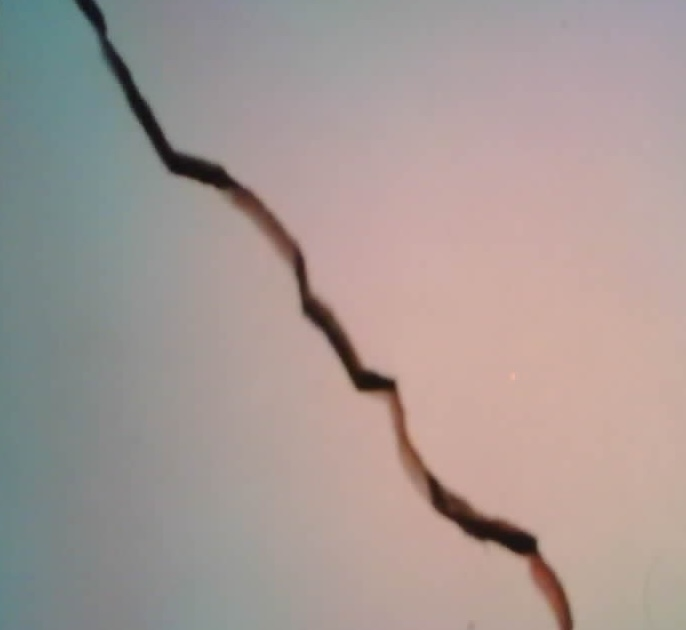
#> input picture sample/1.jpg, 686 x 630 px
$ python -i canny.py   (imports and definitions only)
#> lines starting #> are read from the running program, lines starting #| are printed output that depends on the picture; after the words box and inside, x2 and y2 are one past the last pixel; in counts of white or black regions, pixels touching at a corner belong together
import numpy as np
import matplotlib.pyplot as plt
from scipy.ndimage import convolve, gaussian_filter
from skimage import io, color
from skimage.measure import label, regionprops


def normalize(img):
    """Normalize the image to range [0, 1]."""
    return (img - img.min()) / (img.max() - img.min())

def sobel_filter(img, direction):
    """Apply Sobel filter in the given direction ('x' or 'y')."""
    Gx = np.array([[-1, 0, 1], [-2, 0, 2], [-1, 0, 1]], dtype=np.float32)
    Gy = np.array([[1, 2, 1], [0, 0, 0], [-1, -2, -1]], dtype=np.float32)
    kernel = Gx if direction == 'x' else Gy

    if img.ndim == 3:  # If the image has 3 channels (e.g., RGB), process each separately
        filtered = np.zeros_like(img, dtype=np.float32)
        for i in range(img.shape[2]):
            filtered[..., i] = convolve(img[..., i], kernel)
        return filtered
    else:  # For grayscale images
        return convolve(img, kernel)

def non_maximum_suppression(magnitude, gradient):
    """Perform non-maximum suppression."""
    M, N = magnitude.shape
    nms = np.zeros((M, N), dtype=np.float32)
    angle = gradient * 180.0 / np.pi  # Convert to degrees
    angle[angle < 0] += 180

    for i in range(1, M - 1):
        for j in range(1, N - 1):
            try:
                q = 255
                r = 255

                # Angle 0
                if (0 <= angle[i, j] < 22.5) or (157.5 <= angle[i, j] <= 180):
                    q = magnitude[i, j + 1]
                    r = magnitude[i, j - 1]
                # Angle 45
                elif 22.5 <= angle[i, j] < 67.5:
                    q = magnitude[i + 1, j - 1]
                    r = magnitude[i - 1, j + 1]
                # Angle 90
                elif 67.5 <= angle[i, j] < 112.5:
                    q = magnitude[i + 1, j]
                    r = magnitude[i - 1, j]
                # Angle 135
                elif 112.5 <= angle[i, j] < 157.5:
                    q = magnitude[i - 1, j - 1]
                    r = magnitude[i + 1, j + 1]

                if magnitude[i, j] >= q and magnitude[i, j] >= r:
                    nms[i, j] = magnitude[i, j]
                else:
                    nms[i, j] = 0

            except IndexError as e:
                pass
    return nms


def edge_detection(img):

    if img.ndim == 3:  # If RGB, convert to grayscale
        img = color.rgb2gray(img)
    img = normalize(img)

    # Apply Gaussian smoothing
    img_smoothed = gaussian_filter(img, sigma=1)

    # Compute Sobel gradients
    Gx = sobel_filter(img_smoothed, 'x')
    Gy = sobel_filter(img_smoothed, 'y')

    # Compute gradient magnitude and direction
    magnitude = np.sqrt(Gx**2 + Gy**2)
    magnitude = normalize(magnitude)  # Normalize the gradient magnitude
    gradient = np.arctan2(Gy, Gx)

    # Apply Non-Maximum Suppression
    nms = non_maximum_suppression(magnitude, gradient)

    # Apply thresholding
    threshold = 0.2  # Adjust as needed
    edges = np.zeros_like(nms)
    edges[nms >= threshold] = 1

    # Find connected components to identify potential crack regions
    labeled_edges = label(edges)
    regions = regionprops(labeled_edges)

    crack_edges = np.zeros_like(edges)

    for region in regions:
        # For cracks, we expect the edges to be narrow, elongated, and relatively close together.
        if region.area > 50:  # Ignore small isolated edges
            if region.eccentricity > 0.8:  # Cracks tend to have higher eccentricity (elongated shape)
                crack_edges[labeled_edges == region.label] = 1

    return crack_edges

>>> import cv2
>>> picture = cv2.cvtColor(cv2.imread('../../sample/1.jpg'), cv2.COLOR_BGR2RGB)
>>> result = edge_detection(picture)
#> in edge_detection, `img = color.rgb2gray(img)`:
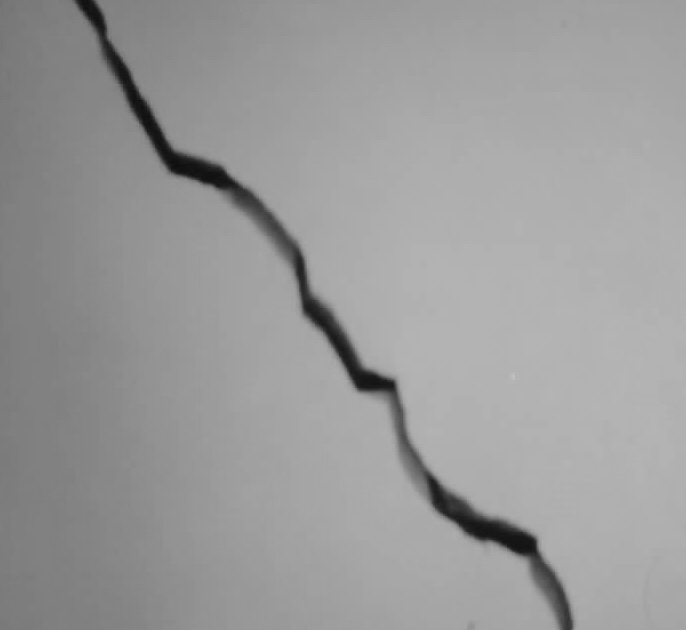
#> img: shape (630, 686) float64; min 0.0529, max 0.76, mean 0.609
#> in normalize, `return (img - img.min()) / (img.max() - img.min())`:
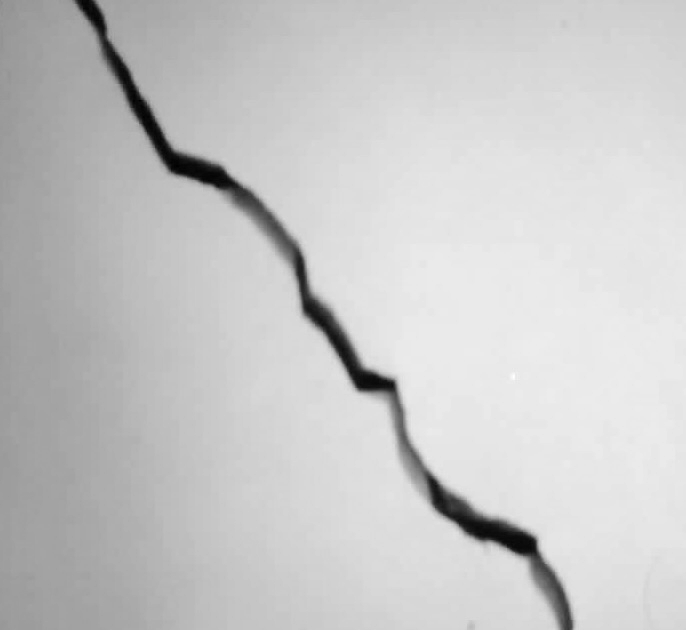
#> returned value: shape (630, 686) float64; min 0, max 1, mean 0.786
#> call 2 of sobel_filter, with direction = 'y'
#> in sobel_filter (call 2), `return convolve(img, kernel)`:
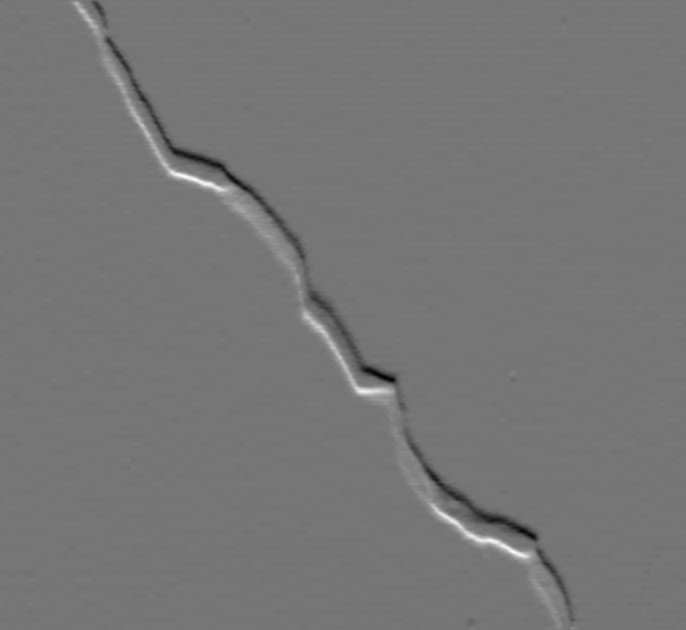
#> returned value: shape (630, 686) float64; min -0.884, max 1.02, mean 0.000506; drawn with min black and max white
#> in edge_detection, `gradient = np.arctan2(Gy, Gx)`:
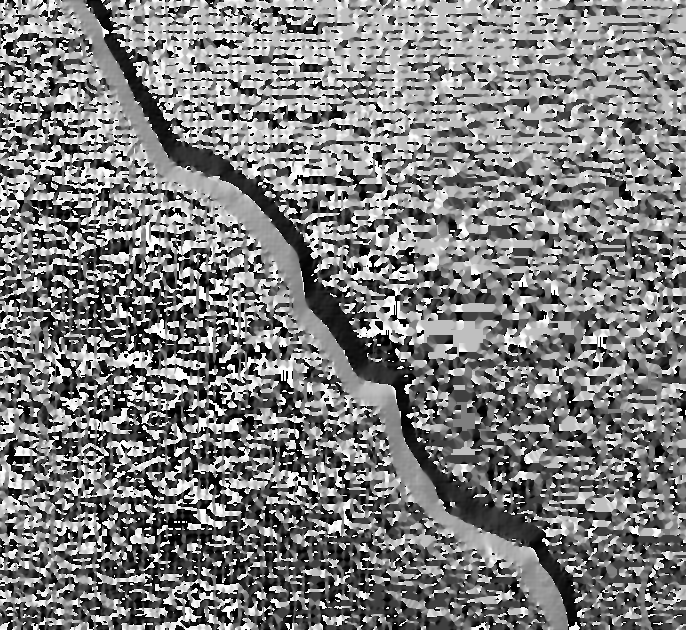
#> gradient: shape (630, 686) float64; min -3.14, max 3.14, mean -0.0274; drawn with min black and max white
#> in non_maximum_suppression, `angle[angle < 0] += 180`:
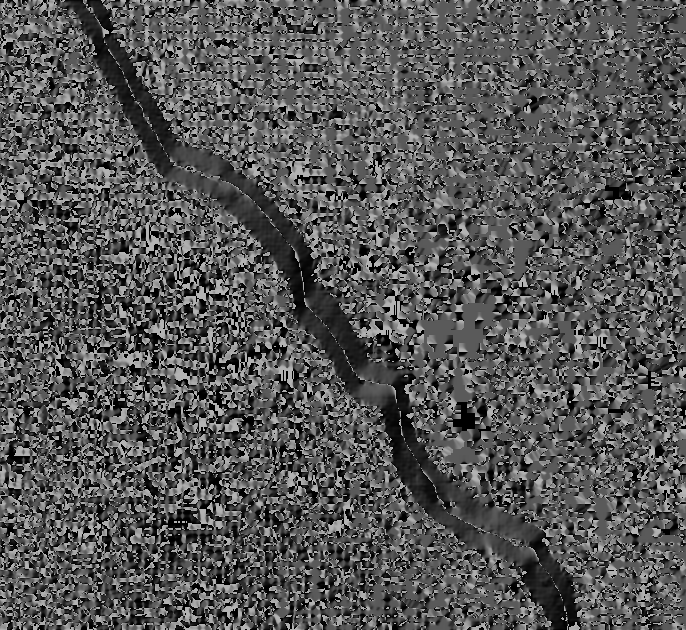
#> angle: shape (630, 686) float64; min 0, max 180, mean 86.1
#> after the loop in non_maximum_suppression, `for i in range(1, M - 1):`:
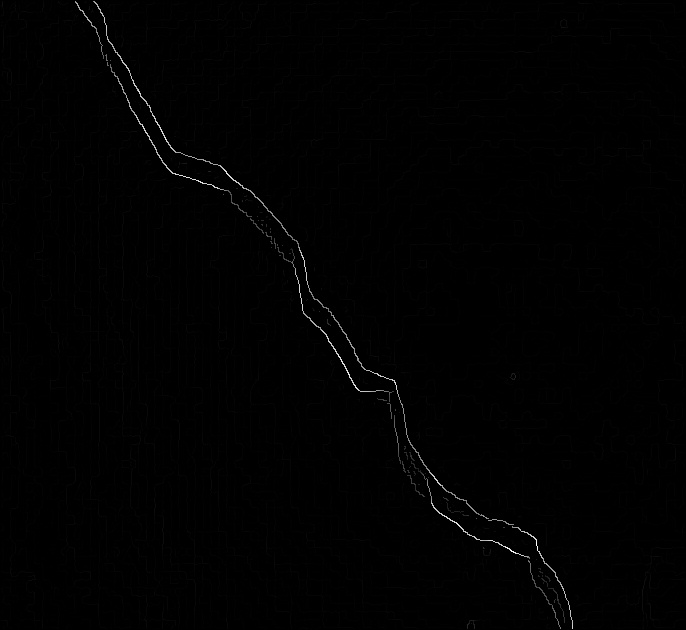
#> nms: shape (630, 686) float32; min 0, max 1, mean 0.00529
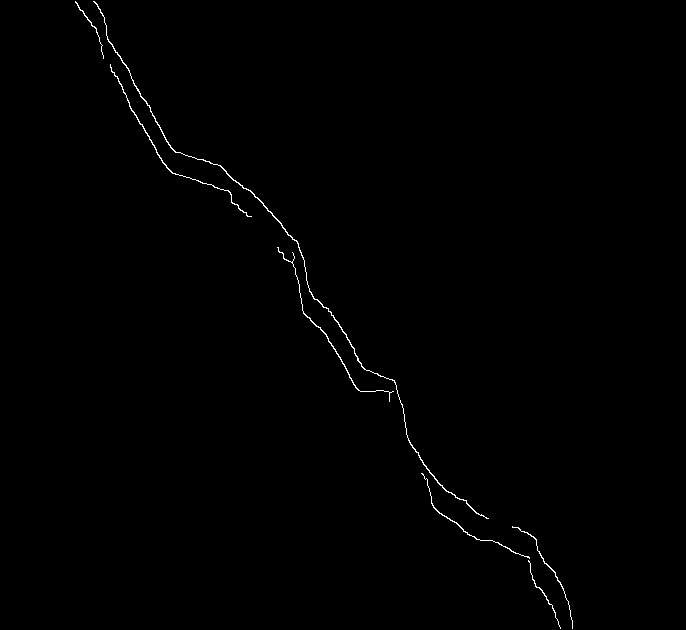
#> result: shape (630, 686) float32; values 0 (black) and 1 (white), 0.45% white in thin lines or dots, all inside (x1, y1, x2, y2) = (75, 1, 573, 629)

$ run again, on sample/2.jpg
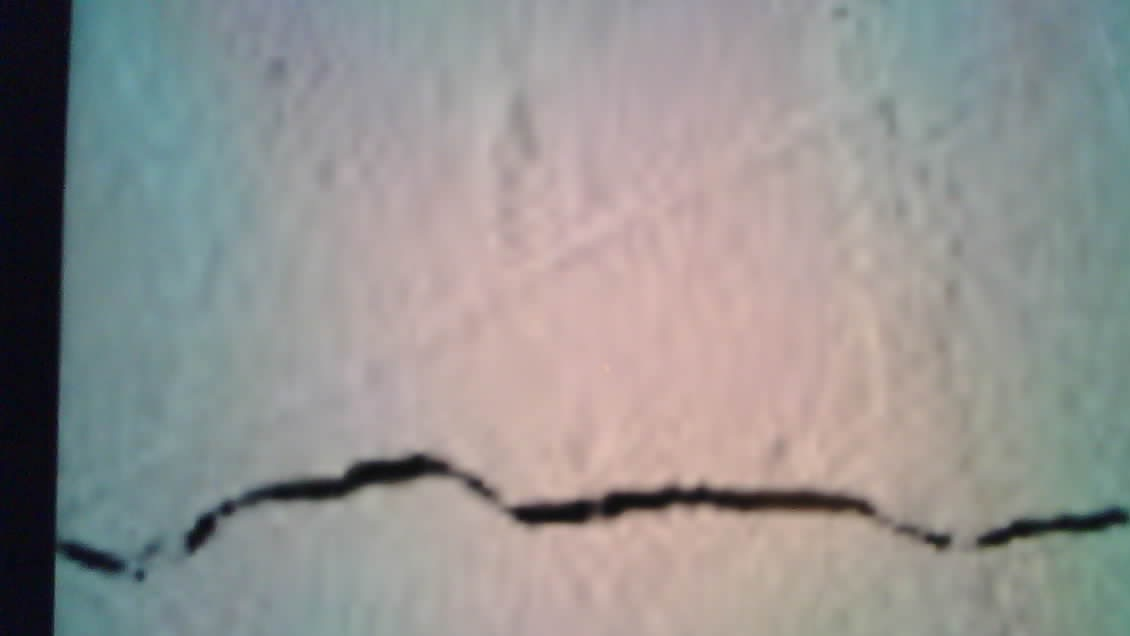
#> input picture sample/2.jpg, 1130 x 636 px
#> in non_maximum_suppression, `angle[angle < 0] += 180`:
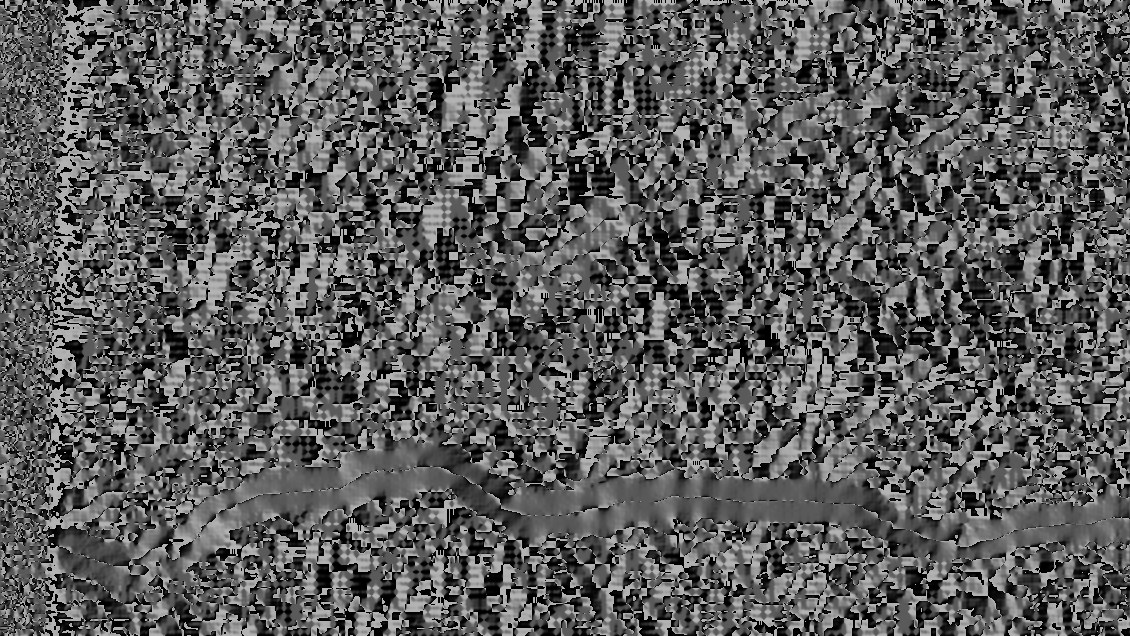
#> angle: shape (636, 1130) float64; min 0, max 180, mean 91.8
#> `result = edge_detection(picture)`:
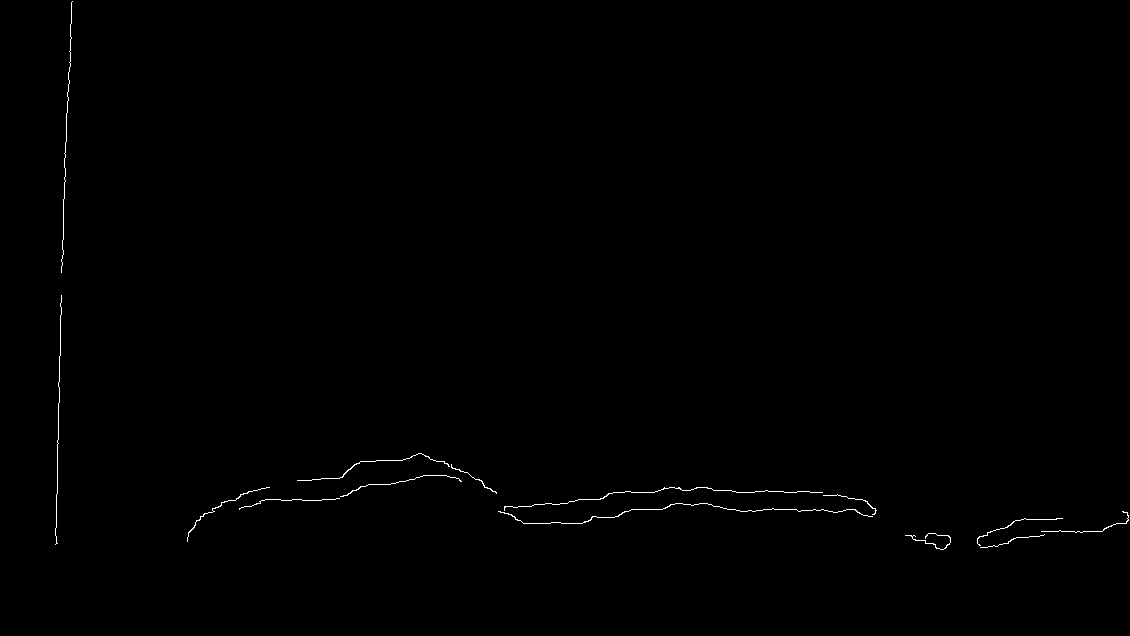
#> result: shape (636, 1130) float32; values 0 (black) and 1 (white), 0.33% white in thin lines or dots, all inside (x1, y1, x2, y2) = (55, 1, 1129, 550)

$ run again, on sample/3.jpg
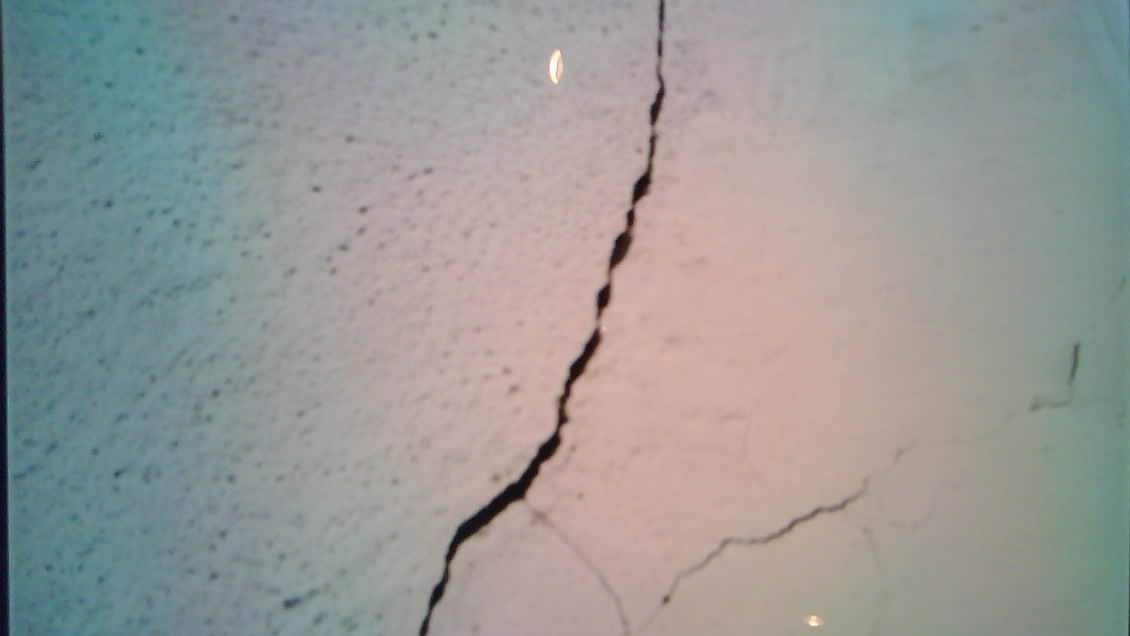
#> input picture sample/3.jpg, 1130 x 636 px
#> in non_maximum_suppression, `angle[angle < 0] += 180`:
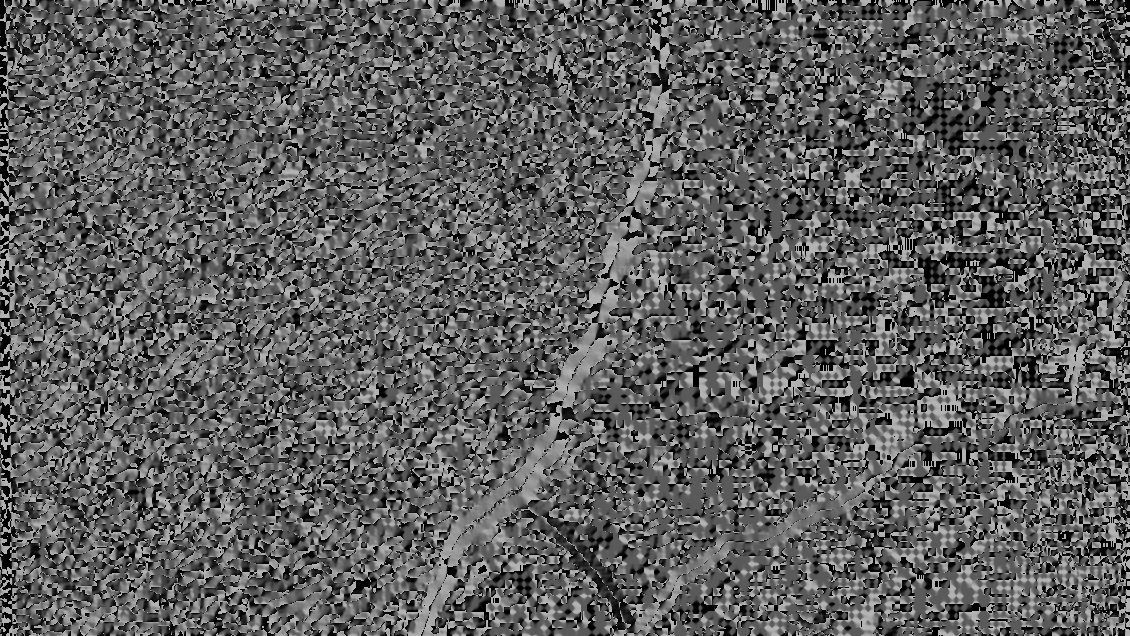
#> angle: shape (636, 1130) float64; min 0, max 180, mean 94.1
#> after the loop in non_maximum_suppression, `for i in range(1, M - 1):`:
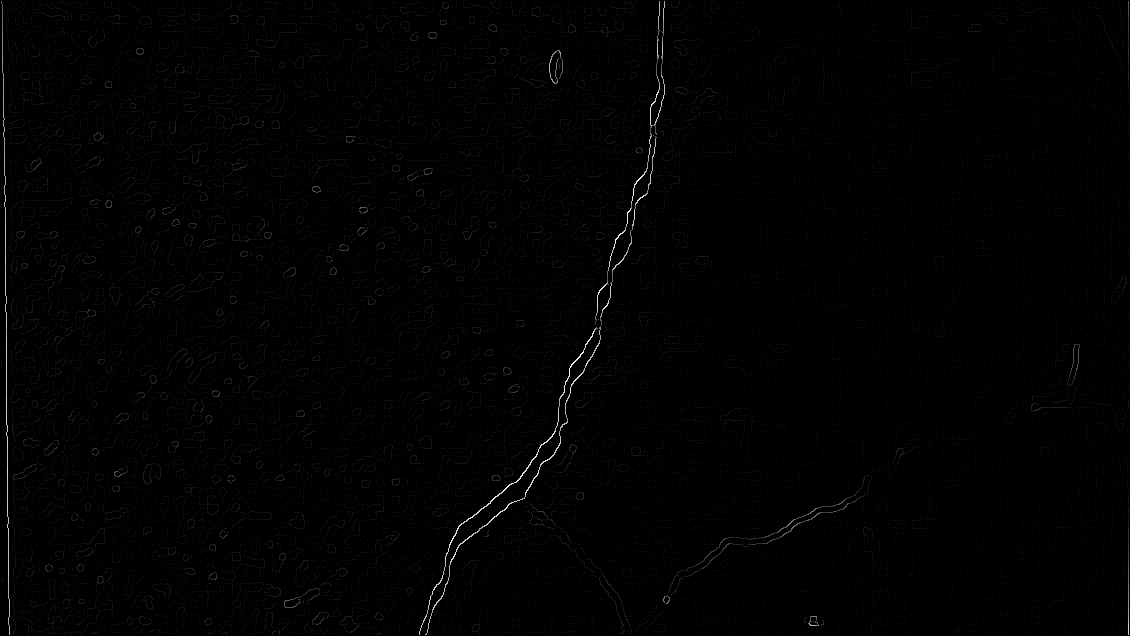
#> nms: shape (636, 1130) float32; min 0, max 1, mean 0.00828
#> result: shape (636, 1130) float32; values 0 (black) and 1 (white), 0.38% white in thin lines or dots
